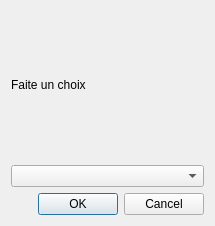
<?xml version="1.0" encoding="UTF-8"?>
<ui version="4.0">
 <class>Choose</class>
 <widget class="QDialog" name="Choose">
  <property name="geometry">
   <rect>
    <x>0</x>
    <y>0</y>
    <width>215</width>
    <height>226</height>
   </rect>
  </property>
  <property name="windowTitle">
   <string>Dialog</string>
  </property>
  <layout class="QGridLayout" name="gridLayout">
   <item row="0" column="0">
    <widget class="QLabel" name="description_text">
     <property name="text">
      <string>Faite un choix</string>
     </property>
    </widget>
   </item>
   <item row="1" column="0">
    <widget class="QComboBox" name="box"/>
   </item>
   <item row="2" column="0">
    <widget class="QDialogButtonBox" name="valid_box">
     <property name="orientation">
      <enum>Qt::Horizontal</enum>
     </property>
     <property name="standardButtons">
      <set>QDialogButtonBox::Cancel|QDialogButtonBox::Ok</set>
     </property>
    </widget>
   </item>
  </layout>
 </widget>
 <resources/>
 <connections>
  <connection>
   <sender>valid_box</sender>
   <signal>rejected()</signal>
   <receiver>Choose</receiver>
   <slot>reject()</slot>
   <hints>
    <hint type="sourcelabel">
     <x>316</x>
     <y>260</y>
    </hint>
    <hint type="destinationlabel">
     <x>286</x>
     <y>274</y>
    </hint>
   </hints>
  </connection>
  <connection>
   <sender>valid_box</sender>
   <signal>accepted()</signal>
   <receiver>Choose</receiver>
   <slot>accept()</slot>
   <hints>
    <hint type="sourcelabel">
     <x>248</x>
     <y>254</y>
    </hint>
    <hint type="destinationlabel">
     <x>157</x>
     <y>274</y>
    </hint>
   </hints>
  </connection>
 </connections>
</ui>
